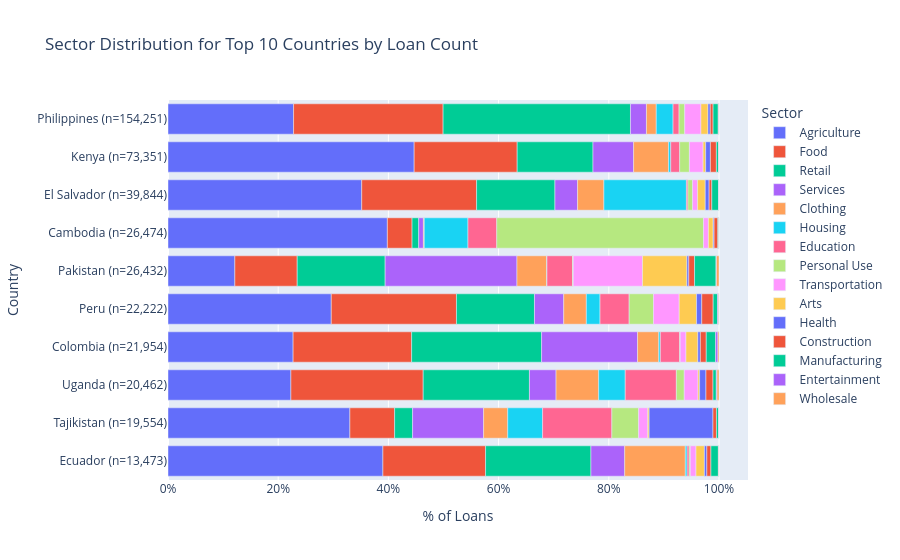

Source (notebook cell):
### Markdown cell above
### Assessed Chart 2 - Sector Distribution for Top N Countries (100% stacked bar)

**Objective:** Show which sectors account for the largest share of loans in the countries
with the highest lending activity.

**What to look for:** Countries where a single sector dominates vs. countries with a
diversified sector mix. Differences in sector priorities between top-lending countries.

**Configurable parameter:** `TOP_N_COUNTRIES` controls how many countries appear.
Increase to see more context; decrease to focus on the biggest lenders.

**Limitation:** Proportions show sector composition, not monetary volume.
Sample sizes are shown in country labels.

### Code cell
# Number of top countries to display -- increase or decrease as needed
TOP_N_COUNTRIES = 10

top_countries = dfc['country'].value_counts().head(TOP_N_COUNTRIES).index.tolist()
top_df = dfc[dfc['country'].isin(top_countries)].copy()

sector_by_country = (
    top_df.groupby(['country', 'sector'])
    .size()
    .reset_index(name='count')
)
country_totals = top_df.groupby('country').size().reset_index(name='total')
sector_by_country = sector_by_country.merge(country_totals, on='country')
sector_by_country['pct'] = sector_by_country['count'] / sector_by_country['total'] * 100
sector_by_country['country_label'] = sector_by_country.apply(
    lambda r: f"{r['country']} ({r['total']:,})", axis=1
)

country_order = (
    top_df.groupby('country').size()
    .sort_values(ascending=False)
    .index.tolist()
)
label_order = [
    sector_by_country.loc[sector_by_country['country'] == c, 'country_label'].iloc[0]
    for c in country_order
]

# Sectors sorted by descending overall share across the full dataset
sector_order = (
    dfc['sector'].value_counts(normalize=True)
    .sort_values(ascending=False)
    .index.tolist()
)

fig_a2 = px.bar(
    sector_by_country,
    x='pct',
    y='country_label',
    color='sector',
    orientation='h',
    custom_data=['pct', 'country'],
    title=f'Sector Distribution for Top {TOP_N_COUNTRIES} Countries by Loan Count',
    labels={
        'pct': '% of Loans',
        'country_label': 'Country',
        'sector': 'Sector'
    },
    category_orders={'country_label': label_order, 'sector': sector_order}
)
fig_a2.update_traces(
    hovertemplate=(
        '<b>%{fullData.name}</b><br>'
        '% of total loans for %{customdata[1]}: %{customdata[0]:.1f}%'
        '<extra></extra>'
    )
)
fig_a2.update_layout(xaxis_ticksuffix='%')
fig_a2.show()

### Figure 1 — Plotly figure (JSON) as saved in the notebook; plotly's stock layout.template omitted (floating-point values rounded to 4 significant figures)
{"data": [{"hovertemplate": "Sector=Agriculture<br>% of Loans=%{x}<br>Country=%{y}<extra></extra>", "legendgroup": "Agriculture", "marker": {"color": "#636efa", "pattern": {"shape": ""}}, "name": "Agriculture", "orientation": "h", "showlegend": true, "textposition": "auto", "type": "bar", "x": [39.81, 22.71, 39.0, 35.16, 44.67, 12.13, 29.63, 22.79, 33.01, 22.3], "xaxis": "x", "y": ["Cambodia (n=26,474)", "Colombia (n=21,954)", "Ecuador (n=13,473)", "El Salvador (n=39,844)", "Kenya (n=73,351)", "Pakistan (n=26,432)", "Peru (n=22,222)", "Philippines (n=154,251)", "Tajikistan (n=19,554)", "Uganda (n=20,462)"], "yaxis": "y"}, {"hovertemplate": "Sector=Food<br>% of Loans=%{x}<br>Country=%{y}<extra></extra>", "legendgroup": "Food", "marker": {"color": "#EF553B", "pattern": {"shape": ""}}, "name": "Food", "orientation": "h", "showlegend": true, "textposition": "auto", "type": "bar", "x": [4.484, 21.51, 18.63, 20.85, 18.7, 11.32, 22.72, 27.14, 8.116, 24.01], "xaxis": "x", "y": ["Cambodia (n=26,474)", "Colombia (n=21,954)", "Ecuador (n=13,473)", "El Salvador (n=39,844)", "Kenya (n=73,351)", "Pakistan (n=26,432)", "Peru (n=22,222)", "Philippines (n=154,251)", "Tajikistan (n=19,554)", "Uganda (n=20,462)"], "yaxis": "y"}, {"hovertemplate": "Sector=Retail<br>% of Loans=%{x}<br>Country=%{y}<extra></extra>", "legendgroup": "Retail", "marker": {"color": "#00cc96", "pattern": {"shape": ""}}, "name": "Retail", "orientation": "h", "showlegend": true, "textposition": "auto", "type": "bar", "x": [1.205, 23.59, 19.13, 14.22, 13.76, 15.96, 14.16, 34.01, 3.263, 19.28], "xaxis": "x", "y": ["Cambodia (n=26,474)", "Colombia (n=21,954)", "Ecuador (n=13,473)", "El Salvador (n=39,844)", "Kenya (n=73,351)", "Pakistan (n=26,432)", "Peru (n=22,222)", "Philippines (n=154,251)", "Tajikistan (n=19,554)", "Uganda (n=20,462)"], "yaxis": "y"}, {"hovertemplate": "Sector=Services<br>% of Loans=%{x}<br>Country=%{y}<extra></extra>", "legendgroup": "Services", "marker": {"color": "#ab63fa", "pattern": {"shape": ""}}, "name": "Services", "orientation": "h", "showlegend": true, "textposition": "auto", "type": "bar", "x": [0.8537, 17.42, 6.123, 4.109, 7.37, 23.93, 5.31, 2.899, 12.89, 4.828], "xaxis": "x", "y": ["Cambodia (n=26,474)", "Colombia (n=21,954)", "Ecuador (n=13,473)", "El Salvador (n=39,844)", "Kenya (n=73,351)", "Pakistan (n=26,432)", "Peru (n=22,222)", "Philippines (n=154,251)", "Tajikistan (n=19,554)", "Uganda (n=20,462)"], "yaxis": "y"}, {"hovertemplate": "Sector=Clothing<br>% of Loans=%{x}<br>Country=%{y}<extra></extra>", "legendgroup": "Clothing", "marker": {"color": "#FFA15A", "pattern": {"shape": ""}}, "name": "Clothing", "orientation": "h", "showlegend": true, "textposition": "auto", "type": "bar", "x": [0.1549, 3.854, 11.01, 4.779, 6.35, 5.421, 4.109, 1.783, 4.378, 7.727], "xaxis": "x", "y": ["Cambodia (n=26,474)", "Colombia (n=21,954)", "Ecuador (n=13,473)", "El Salvador (n=39,844)", "Kenya (n=73,351)", "Pakistan (n=26,432)", "Peru (n=22,222)", "Philippines (n=154,251)", "Tajikistan (n=19,554)", "Uganda (n=20,462)"], "yaxis": "y"}, {"hovertemplate": "Sector=Housing<br>% of Loans=%{x}<br>Country=%{y}<extra></extra>", "legendgroup": "Housing", "marker": {"color": "#19d3f3", "pattern": {"shape": ""}}, "name": "Housing", "orientation": "h", "showlegend": true, "textposition": "auto", "type": "bar", "x": [7.932, 0.2824, 0.3266, 14.97, 0.3899, 0.02648, 2.48, 3.045, 6.326, 4.828], "xaxis": "x", "y": ["Cambodia (n=26,474)", "Colombia (n=21,954)", "Ecuador (n=13,473)", "El Salvador (n=39,844)", "Kenya (n=73,351)", "Pakistan (n=26,432)", "Peru (n=22,222)", "Philippines (n=154,251)", "Tajikistan (n=19,554)", "Uganda (n=20,462)"], "yaxis": "y"}, {"hovertemplate": "Sector=Education<br>% of Loans=%{x}<br>Country=%{y}<extra></extra>", "legendgroup": "Education", "marker": {"color": "#FF6692", "pattern": {"shape": ""}}, "name": "Education", "orientation": "h", "showlegend": true, "textposition": "auto", "type": "bar", "x": [5.224, 3.526, 0.3637, 0.2786, 1.626, 4.627, 5.288, 1.09, 12.58, 9.281], "xaxis": "x", "y": ["Cambodia (n=26,474)", "Colombia (n=21,954)", "Ecuador (n=13,473)", "El Salvador (n=39,844)", "Kenya (n=73,351)", "Pakistan (n=26,432)", "Peru (n=22,222)", "Philippines (n=154,251)", "Tajikistan (n=19,554)", "Uganda (n=20,462)"], "yaxis": "y"}, {"hovertemplate": "Sector=Personal Use<br>% of Loans=%{x}<br>Country=%{y}<extra></extra>", "legendgroup": "Personal Use", "marker": {"color": "#B6E880", "pattern": {"shape": ""}}, "name": "Personal Use", "orientation": "h", "showlegend": true, "textposition": "auto", "type": "bar", "x": [37.53, 0.07743, 0.2078, 0.8408, 1.763, 0.1362, 4.415, 1.028, 4.853, 1.432], "xaxis": "x", "y": ["Cambodia (n=26,474)", "Colombia (n=21,954)", "Ecuador (n=13,473)", "El Salvador (n=39,844)", "Kenya (n=73,351)", "Pakistan (n=26,432)", "Peru (n=22,222)", "Philippines (n=154,251)", "Tajikistan (n=19,554)", "Uganda (n=20,462)"], "yaxis": "y"}, {"hovertemplate": "Sector=Transportation<br>% of Loans=%{x}<br>Country=%{y}<extra></extra>", "legendgroup": "Transportation", "marker": {"color": "#FF97FF", "pattern": {"shape": ""}}, "name": "Transportation", "orientation": "h", "showlegend": true, "textposition": "auto", "type": "bar", "x": [0.8877, 1.048, 1.039, 0.9111, 2.485, 12.58, 4.671, 2.948, 1.657, 2.492], "xaxis": "x", "y": ["Cambodia (n=26,474)", "Colombia (n=21,954)", "Ecuador (n=13,473)", "El Salvador (n=39,844)", "Kenya (n=73,351)", "Pakistan (n=26,432)", "Peru (n=22,222)", "Philippines (n=154,251)", "Tajikistan (n=19,554)", "Uganda (n=20,462)"], "yaxis": "y"}, {"hovertemplate": "Sector=Arts<br>% of Loans=%{x}<br>Country=%{y}<extra></extra>", "legendgroup": "Arts", "marker": {"color": "#FECB52", "pattern": {"shape": ""}}, "name": "Arts", "orientation": "h", "showlegend": true, "textposition": "auto", "type": "bar", "x": [0.8574, 2.159, 1.522, 1.39, 0.4663, 8.055, 3.146, 1.276, 0.2608, 0.2932], "xaxis": "x", "y": ["Cambodia (n=26,474)", "Colombia (n=21,954)", "Ecuador (n=13,473)", "El Salvador (n=39,844)", "Kenya (n=73,351)", "Pakistan (n=26,432)", "Peru (n=22,222)", "Philippines (n=154,251)", "Tajikistan (n=19,554)", "Uganda (n=20,462)"], "yaxis": "y"}, {"hovertemplate": "Sector=Health<br>% of Loans=%{x}<br>Country=%{y}<extra></extra>", "legendgroup": "Health", "marker": {"color": "#636efa", "pattern": {"shape": ""}}, "name": "Health", "orientation": "h", "showlegend": true, "textposition": "auto", "type": "bar", "x": [0.1738, 0.4509, 0.4453, 0.7027, 0.8589, 0.3405, 0.945, 0.4078, 11.58, 1.153], "xaxis": "x", "y": ["Cambodia (n=26,474)", "Colombia (n=21,954)", "Ecuador (n=13,473)", "El Salvador (n=39,844)", "Kenya (n=73,351)", "Pakistan (n=26,432)", "Peru (n=22,222)", "Philippines (n=154,251)", "Tajikistan (n=19,554)", "Uganda (n=20,462)"], "yaxis": "y"}, {"hovertemplate": "Sector=Construction<br>% of Loans=%{x}<br>Country=%{y}<extra></extra>", "legendgroup": "Construction", "marker": {"color": "#EF553B", "pattern": {"shape": ""}}, "name": "Construction", "orientation": "h", "showlegend": true, "textposition": "auto", "type": "bar", "x": [0.6761, 1.07, 0.7422, 0.4894, 1.087, 1.044, 2.07, 0.516, 0.6341, 1.276], "xaxis": "x", "y": ["Cambodia (n=26,474)", "Colombia (n=21,954)", "Ecuador (n=13,473)", "El Salvador (n=39,844)", "Kenya (n=73,351)", "Pakistan (n=26,432)", "Peru (n=22,222)", "Philippines (n=154,251)", "Tajikistan (n=19,554)", "Uganda (n=20,462)"], "yaxis": "y"}, {"hovertemplate": "Sector=Manufacturing<br>% of Loans=%{x}<br>Country=%{y}<extra></extra>", "legendgroup": "Manufacturing", "marker": {"color": "#00cc96", "pattern": {"shape": ""}}, "name": "Manufacturing", "orientation": "h", "showlegend": true, "textposition": "auto", "type": "bar", "x": [0.1586, 1.704, 1.351, 1.247, 0.4022, 3.893, 0.792, 0.9342, 0.404, 0.6011], "xaxis": "x", "y": ["Cambodia (n=26,474)", "Colombia (n=21,954)", "Ecuador (n=13,473)", "El Salvador (n=39,844)", "Kenya (n=73,351)", "Pakistan (n=26,432)", "Peru (n=22,222)", "Philippines (n=154,251)", "Tajikistan (n=19,554)", "Uganda (n=20,462)"], "yaxis": "y"}, {"hovertemplate": "Sector=Entertainment<br>% of Loans=%{x}<br>Country=%{y}<extra></extra>", "legendgroup": "Entertainment", "marker": {"color": "#ab63fa", "pattern": {"shape": ""}}, "name": "Entertainment", "orientation": "h", "showlegend": true, "textposition": "auto", "type": "bar", "x": [0.02644, 0.4145, 0.05938, 0.04769, 0.04226, 0.1021, 0.171, 0.09011, 0.04603, 0.1368], "xaxis": "x", "y": ["Cambodia (n=26,474)", "Colombia (n=21,954)", "Ecuador (n=13,473)", "El Salvador (n=39,844)", "Kenya (n=73,351)", "Pakistan (n=26,432)", "Peru (n=22,222)", "Philippines (n=154,251)", "Tajikistan (n=19,554)", "Uganda (n=20,462)"], "yaxis": "y"}, {"hovertemplate": "Sector=Wholesale<br>% of Loans=%{x}<br>Country=%{y}<extra></extra>", "legendgroup": "Wholesale", "marker": {"color": "#FFA15A", "pattern": {"shape": ""}}, "name": "Wholesale", "orientation": "h", "showlegend": true, "textposition": "auto", "type": "bar", "x": [0.02644, 0.1959, 0.05196, 0.007529, 0.02863, 0.4426, 0.0945, 0.04797, 0.01023, 0.3519], "xaxis": "x", "y": ["Cambodia (n=26,474)", "Colombia (n=21,954)", "Ecuador (n=13,473)", "El Salvador (n=39,844)", "Kenya (n=73,351)", "Pakistan (n=26,432)", "Peru (n=22,222)", "Philippines (n=154,251)", "Tajikistan (n=19,554)", "Uganda (n=20,462)"], "yaxis": "y"}], "layout": {"barmode": "relative", "legend": {"title": {"text": "Sector"}, "tracegroupgap": 0}, "title": {"text": "Sector Distribution for Top 10 Countries by Loan Count"}, "xaxis": {"anchor": "y", "domain": [0, 1], "ticksuffix": "%", "title": {"text": "% of Loans"}}, "yaxis": {"anchor": "x", "categoryarray": ["Ecuador (n=13,473)", "Tajikistan (n=19,554)", "Uganda (n=20,462)", "Colombia (n=21,954)", "Peru (n=22,222)", "Pakistan (n=26,432)", "Cambodia (n=26,474)", "El Salvador (n=39,844)", "Kenya (n=73,351)", "Philippines (n=154,251)"], "categoryorder": "array", "domain": [0, 1], "title": {"text": "Country"}}}}
